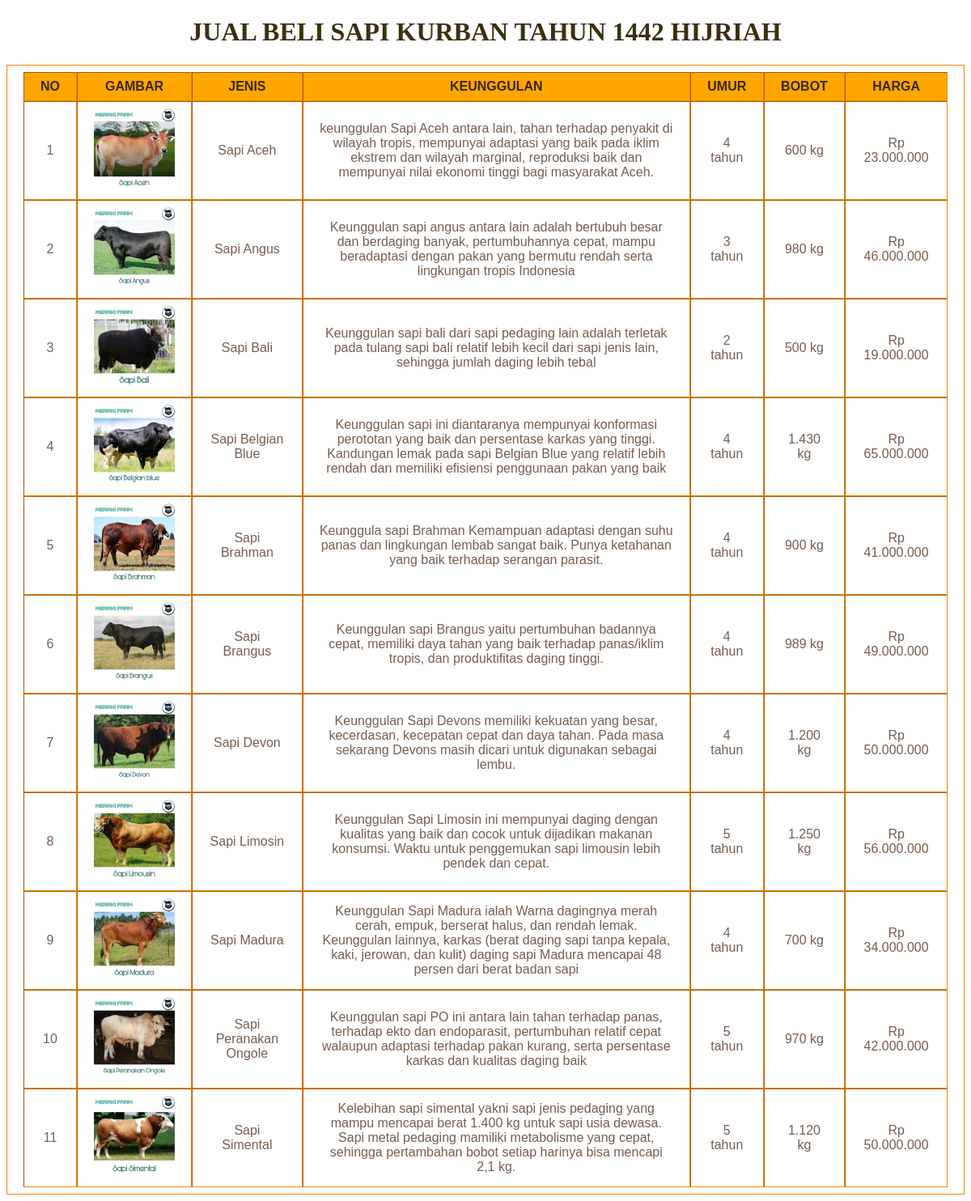
The page /tugas4/latihan4a/index.php on the database its author committed.
### tables this page shows
CREATE TABLE `sapi` (
  `id` int(11) NOT NULL,
  `gambar` varchar(100) NOT NULL,
  `jenis` varchar(50) NOT NULL,
  `deskripsi` varchar(500) NOT NULL,
  `umur` varchar(10) NOT NULL,
  `bobot` varchar(10) NOT NULL,
  `harga` varchar(20) NOT NULL
);

### tugas4/latihan4a/index.php (the view, shortened to what this page needs)
<?php
$conn = mysqli_connect("localhost", "root", "");
mysqli_select_db($conn, "pw_tubes_203040164");
$result = mysqli_query($conn, "SELECT * FROM sapi");
?>
<!DOCTYPE html>
<html lang="en">
<head>
    <link rel="stylesheet" type="text/css" href="style.css">
</head>
<body>
<h1 class ="judul" align="center">JUAL BELI SAPI KURBAN TAHUN 1442 HIJRIAH</h1>
<table class="table" border="2" cellpadding="10" cellspacing="0" align="center">
  <thead>
    <tr>
      <th scope="col">NO</th>
      <th scope="col">GAMBAR</th>
      <th scope="col">JENIS</th>
      <th scope="col">KEUNGGULAN</th>
      <th scope="col">UMUR</th>
      <th scope="col">BOBOT</th>
      <th scope="col">HARGA</th>
    </tr>
  </thead>
  <tbody>
    <?php while($cow = mysqli_fetch_assoc($result)) : ?>
        <tr>
        <td><?php echo $cow["id"]; ?></td>
        <td><img src="img/<?= $cow ["gambar"];?>"></td>
        <td><?php echo $cow["jenis"]; ?></td>
        <td><?php echo $cow["deskripsi"]; ?></td>
        <td><?php echo $cow["umur"]; ?></td>
        <td><?php echo $cow["bobot"]; ?></td>
        <td><?php echo $cow["harga"]; ?></td>
        </tr>
    <?php endwhile; ?>
  </tbody>
</table>
</body>
</html>

### tugas4/latihan4a/style.css (style rules this page uses)
.judul { color :rgb(59, 48, 16) }
.table { font-family: sans-serif; color:rgba(59, 23, 1, 0.699); border: 1px solid rgb(252, 134, 0); }
.table tr th { background: rgb(255, 166, 0); color: rgb(53, 39, 0); font-weight: bold; }
.table, th, td { padding :8px 20px; text-align: center; }

### rows shown on the page
sapi: id "1", gambar (picture), jenis "Sapi Aceh", deskripsi "keunggulan Sapi Aceh antara lain, tahan terhadap penyakit di wilayah tropis, mempunyai adaptasi yang baik pada iklim ekstrem dan wilayah marginal, reproduksi baik dan mempunyai nilai ekonomi tinggi bagi masyarakat Aceh.", umur "4 tahun", bobot "600 kg", harga "Rp 23.000.000"
sapi: id "2", gambar (picture), jenis "Sapi Angus", deskripsi "Keunggulan sapi angus antara lain adalah bertubuh besar dan berdaging banyak, pertumbuhannya cepat, mampu beradaptasi dengan pakan yang bermutu rendah serta lingkungan tropis Indonesia", umur "3 tahun", bobot "980 kg", harga "Rp 46.000.000"
sapi: id "3", gambar (picture), jenis "Sapi Bali", deskripsi "Keunggulan sapi bali dari sapi pedaging lain adalah terletak pada tulang sapi bali relatif lebih kecil dari sapi jenis lain, sehingga jumlah daging lebih tebal", umur "2 tahun", bobot "500 kg", harga "Rp 19.000.000"
sapi: id "4", gambar (picture), jenis "Sapi Belgian Blue", deskripsi "Keunggulan sapi ini diantaranya mempunyai konformasi perototan yang baik dan persentase karkas yang tinggi. Kandungan lemak pada sapi Belgian Blue yang relatif lebih rendah dan memiliki efisiensi penggunaan pakan yang baik", umur "4 tahun", bobot "1.430 kg", harga "Rp 65.000.000"
sapi: id "5", gambar (picture), jenis "Sapi Brahman", deskripsi "Keunggula sapi Brahman Kemampuan adaptasi dengan suhu panas dan lingkungan lembab sangat baik. Punya ketahanan yang baik terhadap serangan parasit.", umur "4 tahun", bobot "900 kg", harga "Rp 41.000.000"
sapi: id "6", gambar (picture), jenis "Sapi Brangus", deskripsi "Keunggulan sapi Brangus yaitu pertumbuhan badannya cepat, memiliki daya tahan уаng baik terhadap panas/iklim tropis, dan produktifitas daging tinggi.", umur "4 tahun", bobot "989 kg", harga "Rp 49.000.000"
sapi: id "7", gambar (picture), jenis "Sapi Devon", deskripsi "Keunggulan Sapi Devons memiliki kekuatan yang besar, kecerdasan, kecepatan cepat dan daya tahan. Pada masa sekarang Devons masih dicari untuk digunakan sebagai lembu.", umur "4 tahun", bobot "1.200 kg", harga "Rp 50.000.000"
sapi: id "8", gambar (picture), jenis "Sapi Limosin", deskripsi "Keunggulan Sapi Limosin ini mempunyai daging dengan kualitas yang baik dan cocok untuk dijadikan makanan konsumsi. Waktu untuk penggemukan sapi limousin lebih pendek dan cepat.", umur "5 tahun", bobot "1.250 kg", harga "Rp 56.000.000"
sapi: id "9", gambar (picture), jenis "Sapi Madura", deskripsi "Keunggulan Sapi Madura ialah Warna dagingnya merah cerah, empuk, berserat halus, dan rendah lemak. Keunggulan lainnya, karkas (berat daging sapi tanpa kepala, kaki, jerowan, dan kulit) daging sapi Madura mencapai 48 persen dari berat badan sapi", umur "4 tahun", bobot "700 kg", harga "Rp 34.000.000"
sapi: id "10", gambar (picture), jenis "Sapi Peranakan Ongole", deskripsi "Keunggulan sapi PO ini antara lain tahan terhadap panas, terhadap ekto dan endoparasit, pertumbuhan relatif cepat walaupun adaptasi terhadap pakan kurang, serta persentase karkas dan kualitas daging baik", umur "5 tahun", bobot "970 kg", harga "Rp 42.000.000"
sapi: id "11", gambar (picture), jenis "Sapi Simental", deskripsi "Kelebihan sapi simental yakni sapi jenis pedaging yang mampu mencapai berat 1.400 kg untuk sapi usia dewasa. Sapi metal pedaging mamiliki metabolisme yang cepat, sehingga pertambahan bobot setiap harinya bisa mencapi 2,1 kg.", umur "5 tahun", bobot "1.120 kg", harga "Rp 50.000.000"
